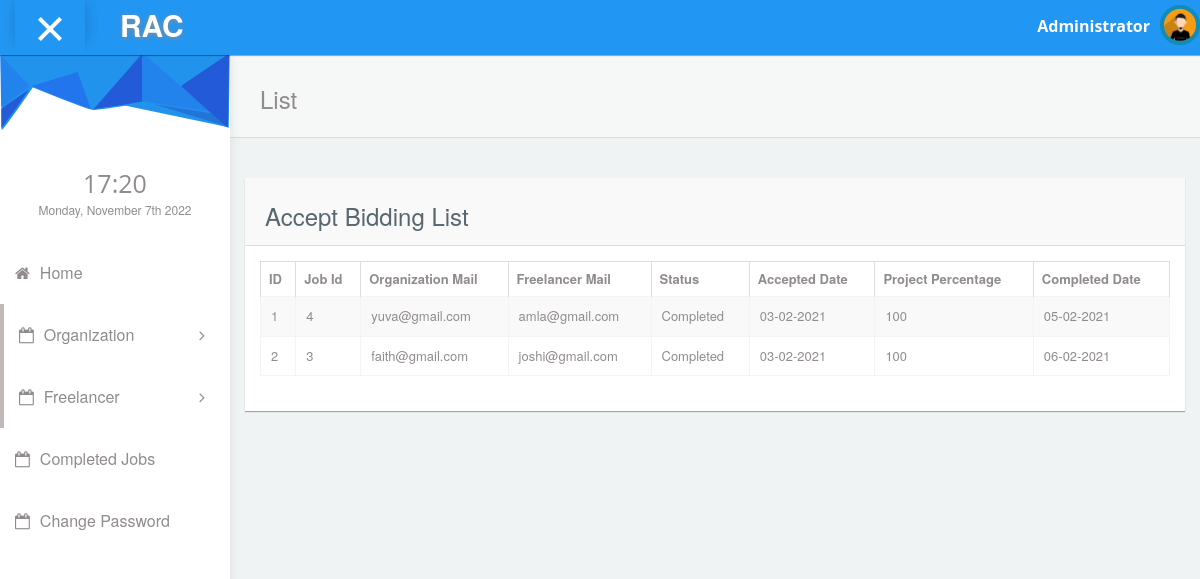
/admin/completed_job.php (signed in), run on the app's committed database.
### tables this page shows
CREATE TABLE IF NOT EXISTS `free_reg` (
  `fid` int(11) NOT NULL AUTO_INCREMENT,
  `name` varchar(100) NOT NULL,
  `address` text NOT NULL,
  `phno` varchar(20) NOT NULL,
  `degree` varchar(30) NOT NULL,
  `institution` varchar(100) NOT NULL,
  `university` varchar(100) NOT NULL,
  `other_quali` varchar(120) DEFAULT NULL,
  `work_exp` varchar(100) DEFAULT NULL,
  `work_place` varchar(70) DEFAULT NULL,
  `post` varchar(100) DEFAULT NULL,
  `years_worked` varchar(50) DEFAULT NULL,
  `current_status` varchar(30) NOT NULL,
  `area_of_study` varchar(100) DEFAULT NULL,
  `email` varchar(100) NOT NULL,
  `dob` date DEFAULT NULL,
  PRIMARY KEY (`fid`)
);

CREATE TABLE IF NOT EXISTS `request` (
  `req_id` int(11) NOT NULL AUTO_INCREMENT,
  `oemail` varchar(100) NOT NULL,
  `femail` varchar(100) NOT NULL,
  `job_id` int(11) NOT NULL,
  `status` varchar(70) NOT NULL,
  `accepted_date` date NOT NULL,
  `pro_percentage` int(11) NOT NULL,
  `complete_date` date NOT NULL,
  PRIMARY KEY (`req_id`)
);

### connectionclass.php (called while the page is built, shortened)
<?php
class ConnectionClass
{
public $db=null;
public function open()
{
$this->db=mysqli_connect('localhost','root','','rent_a_coder') or die('Error: ' . mysqli_error($myConnection));
	}
public function GetTable($qry)
{
    try
	{
	$result=mysqli_query($this->db,$qry);
	if($result)
	{
	    $data = array();
		while ($row=mysqli_fetch_assoc($result))
		{
		$data[ ] = $row;
		}
		return $data;
		}
	else
	throw new  Exception(mysql_error());
	}
	catch(Exception $e)
	{
	return $e->getMessage();
	}
}
}
?>

### admin/completed_job.php (the view)
<?php
require_once('header.php');
require_once('../connectionclass.php');
$obj=new ConnectionClass();
$qry1="select * from free_reg f inner join login l inner join request r on r.femail=l.username and l.status='active' and l.usertype='Freelancer' and r.femail=f.email and r.status='Completed' order by r.req_id desc";
    $result=$obj->GetTable($qry1);
?>
            <div id="content">
               <div class="panel box-shadow-none content-header">
                  <div class="panel-body">
                    <div class="col-md-12">
                        <h3 class="animated fadeInLeft">List</h3>
                    </div>
                  </div>
              </div>
              <div class="col-md-12 top-20 padding-0">
                <div class="col-md-12">
                  <div class="panel">
                    <div class="panel-heading"><h3>Accept Bidding List</h3></div>
                    <div class="panel-body">
                      <div class="responsive-table">
                      <table id="datatables-example" class="table table-striped table-bordered" width="100%" cellspacing="0">
                      <thead>
                          <tr>
                          <th data-breakpoints="xs">ID</th>
                          <th>Job Id</th>
                          <th>Organization Mail</th>
                          <th>Freelancer Mail</th>
                          <th>Status</th>
                          <th>Accepted Date</th>
                          <th>Project Percentage</th>
                          <th>Completed Date</th>
        <tbody>
            <?php
            $i=0;
            foreach ($result as $res)
            {
                $i++;
            ?>
          <tr data-expanded="true">
                          <td><?php echo $i;?></td>
                          <td><?php echo $res['job_id']; ?></td>
                          <td><?php echo $res['oemail']; ?></td>
                          <td><?php echo $res['femail']; ?></td>
                          <td><?php echo $res['status']; ?></td>
                          <td><?php echo $da=date("d-m-Y", strtotime($res['accepted_date']) );?></td>
                          <td><?php echo $res['pro_percentage']; ?></td>
                          <td><?php echo $dat=date("d-m-Y", strtotime($res['complete_date']) );?></td>
          <?php
            }
            ?>
                      </tbody>
                        </table>
                      </div>
                  </div>
                </div>
              </div>
              </div>
            </div>
<?php require_once('footer.php'); ?>

### data on the page
free_reg: request.job_id "4", request.oemail "yuva@gmail.com", request.femail "amla@gmail.com", request.status "Completed", request.accepted_date "03-02-2021", request.pro_percentage "100", request.complete_date "05-02-2021"
free_reg: request.job_id "3", request.oemail "faith@gmail.com", request.femail "joshi@gmail.com", request.status "Completed", request.accepted_date "03-02-2021", request.pro_percentage "100", request.complete_date "06-02-2021"
